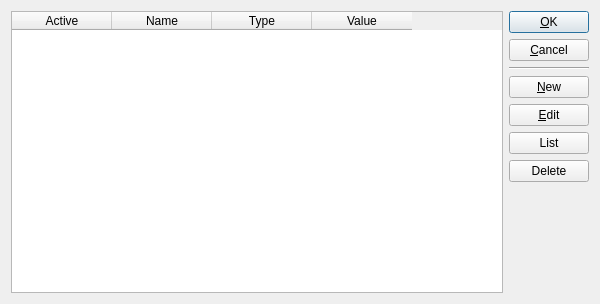
<ui version="4.0" >
 <comment> * OpenRPT report writer and rendering engine
 * Copyright (C) 2001-2010 by OpenMFG, LLC
 *
 * This library is free software; you can redistribute it and/or
 * modify it under the terms of the GNU Lesser General Public
 * License as published by the Free Software Foundation; either
 * version 2.1 of the License, or (at your option) any later version.
 *
 * This library is distributed in the hope that it will be useful,
 * but WITHOUT ANY WARRANTY; without even the implied warranty of
 * MERCHANTABILITY or FITNESS FOR A PARTICULAR PURPOSE. See the GNU
 * Lesser General Public License for more details.
 *
 * You should have received a copy of the GNU Lesser General Public
 * License along with this library; if not, write to the Free Software
 * Foundation, Inc., 59 Temple Place, Suite 330, Boston, MA 02111-1307 USA
 * Please contact info@openmfg.com with any questions on this license.</comment>
 <class>ParameterEdit</class>
 <widget class="QDialog" name="ParameterEdit" >
  <property name="geometry" >
   <rect>
    <x>0</x>
    <y>0</y>
    <width>600</width>
    <height>304</height>
   </rect>
  </property>
  <property name="windowTitle" >
   <string>Parameter List</string>
  </property>
  <layout class="QHBoxLayout" name="horizontalLayout" >
   <item>
    <widget class="QTableWidget" name="_table" >
     <column>
      <property name="text" >
       <string>Active</string>
      </property>
     </column>
     <column>
      <property name="text" >
       <string>Name</string>
      </property>
     </column>
     <column>
      <property name="text" >
       <string>Type</string>
      </property>
     </column>
     <column>
      <property name="text" >
       <string>Value</string>
      </property>
     </column>
    </widget>
   </item>
   <item>
    <layout class="QVBoxLayout" >
     <item>
      <widget class="QPushButton" name="_ok" >
       <property name="text" >
        <string>&amp;OK</string>
       </property>
       <property name="shortcut" >
        <string>Alt+O</string>
       </property>
      </widget>
     </item>
     <item>
      <widget class="QPushButton" name="_cancel" >
       <property name="text" >
        <string>&amp;Cancel</string>
       </property>
       <property name="shortcut" >
        <string>Alt+C</string>
       </property>
      </widget>
     </item>
     <item>
      <widget class="Line" name="line1" >
       <property name="frameShape" >
        <enum>QFrame::HLine</enum>
       </property>
       <property name="frameShadow" >
        <enum>QFrame::Sunken</enum>
       </property>
      </widget>
     </item>
     <item>
      <widget class="QPushButton" name="_new" >
       <property name="text" >
        <string>&amp;New</string>
       </property>
       <property name="shortcut" >
        <string>Alt+N</string>
       </property>
      </widget>
     </item>
     <item>
      <widget class="QPushButton" name="_edit" >
       <property name="text" >
        <string>&amp;Edit</string>
       </property>
       <property name="shortcut" >
        <string>Alt+E</string>
       </property>
      </widget>
     </item>
     <item>
      <widget class="QPushButton" name="_list" >
       <property name="text" >
        <string>List</string>
       </property>
       <property name="shortcut" >
        <string>Alt+E</string>
       </property>
      </widget>
     </item>
     <item>
      <widget class="QPushButton" name="_delete" >
       <property name="text" >
        <string>Delete</string>
       </property>
      </widget>
     </item>
     <item>
      <spacer>
       <property name="orientation" >
        <enum>Qt::Vertical</enum>
       </property>
       <property name="sizeType" >
        <enum>QSizePolicy::Expanding</enum>
       </property>
       <property name="sizeHint" stdset="0" >
        <size>
         <width>20</width>
         <height>20</height>
        </size>
       </property>
      </spacer>
     </item>
    </layout>
   </item>
  </layout>
 </widget>
 <layoutdefault spacing="6" margin="11" />
 <tabstops>
  <tabstop>_table</tabstop>
  <tabstop>_ok</tabstop>
  <tabstop>_cancel</tabstop>
  <tabstop>_new</tabstop>
  <tabstop>_edit</tabstop>
  <tabstop>_list</tabstop>
  <tabstop>_delete</tabstop>
 </tabstops>
 <includes/>
 <resources/>
 <connections>
  <connection>
   <sender>_cancel</sender>
   <signal>clicked()</signal>
   <receiver>ParameterEdit</receiver>
   <slot>reject()</slot>
   <hints>
    <hint type="sourcelabel" >
     <x>20</x>
     <y>20</y>
    </hint>
    <hint type="destinationlabel" >
     <x>20</x>
     <y>20</y>
    </hint>
   </hints>
  </connection>
  <connection>
   <sender>_ok</sender>
   <signal>clicked()</signal>
   <receiver>ParameterEdit</receiver>
   <slot>accept()</slot>
   <hints>
    <hint type="sourcelabel" >
     <x>20</x>
     <y>20</y>
    </hint>
    <hint type="destinationlabel" >
     <x>20</x>
     <y>20</y>
    </hint>
   </hints>
  </connection>
 </connections>
</ui>
